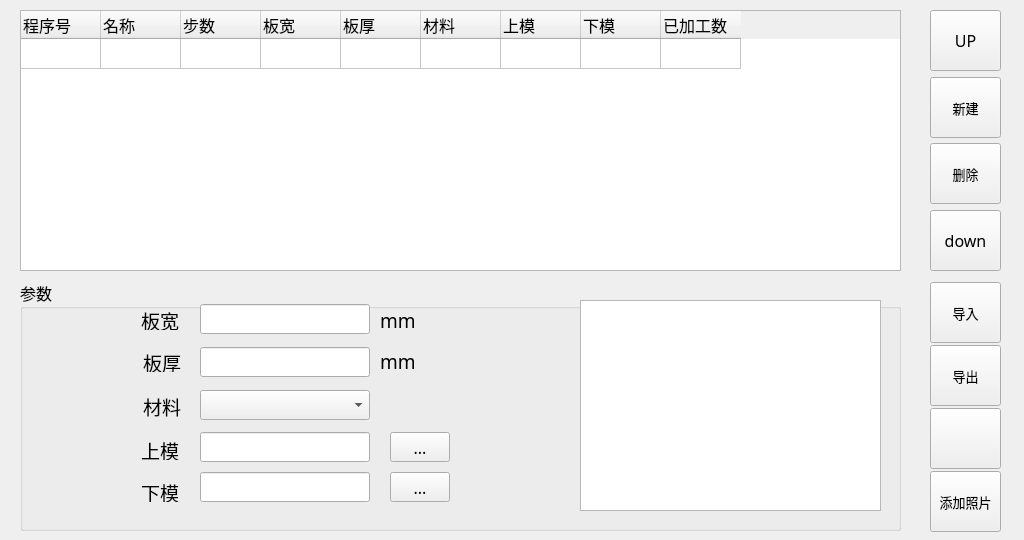
<?xml version="1.0" encoding="UTF-8"?>
<ui version="4.0">
 <class>Programdb</class>
 <widget class="QWidget" name="Programdb">
  <property name="geometry">
   <rect>
    <x>0</x>
    <y>0</y>
    <width>1024</width>
    <height>540</height>
   </rect>
  </property>
  <property name="font">
   <font>
    <family>文泉驿正黑</family>
    <pointsize>20</pointsize>
   </font>
  </property>
  <property name="cursor">
   <cursorShape>ArrowCursor</cursorShape>
  </property>
  <property name="windowTitle">
   <string>Form</string>
  </property>
  <widget class="QGroupBox" name="groupBox">
   <property name="geometry">
    <rect>
     <x>20</x>
     <y>280</y>
     <width>881</width>
     <height>251</height>
    </rect>
   </property>
   <property name="font">
    <font>
     <family>Sans Serif</family>
     <pointsize>12</pointsize>
    </font>
   </property>
   <property name="title">
    <string>参数</string>
   </property>
   <widget class="QLabel" name="label_boardThickness">
    <property name="geometry">
     <rect>
      <x>30</x>
      <y>72</y>
      <width>131</width>
      <height>20</height>
     </rect>
    </property>
    <property name="font">
     <font>
      <pointsize>14</pointsize>
     </font>
    </property>
    <property name="text">
     <string>板厚</string>
    </property>
    <property name="alignment">
     <set>Qt::AlignRight|Qt::AlignTrailing|Qt::AlignVCenter</set>
    </property>
   </widget>
   <widget class="QLabel" name="label_material">
    <property name="geometry">
     <rect>
      <x>30</x>
      <y>116</y>
      <width>131</width>
      <height>21</height>
     </rect>
    </property>
    <property name="font">
     <font>
      <pointsize>14</pointsize>
     </font>
    </property>
    <property name="text">
     <string>材料</string>
    </property>
    <property name="alignment">
     <set>Qt::AlignRight|Qt::AlignTrailing|Qt::AlignVCenter</set>
    </property>
   </widget>
   <widget class="QLabel" name="label_mould">
    <property name="geometry">
     <rect>
      <x>28</x>
      <y>160</y>
      <width>131</width>
      <height>20</height>
     </rect>
    </property>
    <property name="font">
     <font>
      <pointsize>14</pointsize>
     </font>
    </property>
    <property name="text">
     <string>上模</string>
    </property>
    <property name="alignment">
     <set>Qt::AlignRight|Qt::AlignTrailing|Qt::AlignVCenter</set>
    </property>
   </widget>
   <widget class="QLineEdit" name="lineEdit_P_boardThickness">
    <property name="geometry">
     <rect>
      <x>180</x>
      <y>67</y>
      <width>170</width>
      <height>30</height>
     </rect>
    </property>
    <property name="focusPolicy">
     <enum>Qt::ClickFocus</enum>
    </property>
    <property name="maxLength">
     <number>5</number>
    </property>
   </widget>
   <widget class="QLabel" name="label_19">
    <property name="geometry">
     <rect>
      <x>360</x>
      <y>74</y>
      <width>58</width>
      <height>15</height>
     </rect>
    </property>
    <property name="font">
     <font>
      <family>Sans Serif</family>
      <pointsize>14</pointsize>
     </font>
    </property>
    <property name="text">
     <string>mm</string>
    </property>
   </widget>
   <widget class="QLabel" name="label_mould_2">
    <property name="geometry">
     <rect>
      <x>28</x>
      <y>202</y>
      <width>131</width>
      <height>20</height>
     </rect>
    </property>
    <property name="font">
     <font>
      <pointsize>14</pointsize>
     </font>
    </property>
    <property name="text">
     <string>下模</string>
    </property>
    <property name="alignment">
     <set>Qt::AlignRight|Qt::AlignTrailing|Qt::AlignVCenter</set>
    </property>
   </widget>
   <widget class="QLineEdit" name="lineEdit_P_UpMolds">
    <property name="geometry">
     <rect>
      <x>180</x>
      <y>152</y>
      <width>170</width>
      <height>30</height>
     </rect>
    </property>
    <property name="focusPolicy">
     <enum>Qt::NoFocus</enum>
    </property>
    <property name="readOnly">
     <bool>true</bool>
    </property>
   </widget>
   <widget class="QLineEdit" name="lineEdit_P_LowerMolds">
    <property name="geometry">
     <rect>
      <x>180</x>
      <y>192</y>
      <width>170</width>
      <height>30</height>
     </rect>
    </property>
    <property name="focusPolicy">
     <enum>Qt::NoFocus</enum>
    </property>
    <property name="readOnly">
     <bool>true</bool>
    </property>
   </widget>
   <widget class="QPushButton" name="pushButton">
    <property name="geometry">
     <rect>
      <x>370</x>
      <y>152</y>
      <width>60</width>
      <height>30</height>
     </rect>
    </property>
    <property name="focusPolicy">
     <enum>Qt::NoFocus</enum>
    </property>
    <property name="text">
     <string>...</string>
    </property>
   </widget>
   <widget class="QPushButton" name="pushButton_2">
    <property name="geometry">
     <rect>
      <x>370</x>
      <y>192</y>
      <width>60</width>
      <height>30</height>
     </rect>
    </property>
    <property name="focusPolicy">
     <enum>Qt::NoFocus</enum>
    </property>
    <property name="text">
     <string>...</string>
    </property>
   </widget>
   <widget class="QComboBox" name="comboBox_P_material">
    <property name="geometry">
     <rect>
      <x>180</x>
      <y>110</y>
      <width>170</width>
      <height>30</height>
     </rect>
    </property>
    <property name="focusPolicy">
     <enum>Qt::WheelFocus</enum>
    </property>
    <property name="editable">
     <bool>false</bool>
    </property>
    <property name="currentIndex">
     <number>-1</number>
    </property>
    <property name="modelColumn">
     <number>0</number>
    </property>
   </widget>
   <widget class="QGraphicsView" name="graphicsView">
    <property name="geometry">
     <rect>
      <x>560</x>
      <y>20</y>
      <width>301</width>
      <height>211</height>
     </rect>
    </property>
   </widget>
   <widget class="QLineEdit" name="lineEdit_P_BoardWidth">
    <property name="geometry">
     <rect>
      <x>180</x>
      <y>24</y>
      <width>170</width>
      <height>30</height>
     </rect>
    </property>
    <property name="focusPolicy">
     <enum>Qt::ClickFocus</enum>
    </property>
   </widget>
   <widget class="QLabel" name="label_pic">
    <property name="geometry">
     <rect>
      <x>580</x>
      <y>40</y>
      <width>261</width>
      <height>171</height>
     </rect>
    </property>
    <property name="text">
     <string/>
    </property>
    <property name="pixmap">
     <pixmap resource="A66-appsrc.qrc">:/PIC/PIC/P01.jpg</pixmap>
    </property>
    <property name="scaledContents">
     <bool>true</bool>
    </property>
   </widget>
   <widget class="QLabel" name="label_mould_3">
    <property name="geometry">
     <rect>
      <x>28</x>
      <y>30</y>
      <width>131</width>
      <height>20</height>
     </rect>
    </property>
    <property name="font">
     <font>
      <pointsize>14</pointsize>
     </font>
    </property>
    <property name="text">
     <string>板宽</string>
    </property>
    <property name="alignment">
     <set>Qt::AlignRight|Qt::AlignTrailing|Qt::AlignVCenter</set>
    </property>
   </widget>
   <widget class="QLabel" name="label_20">
    <property name="geometry">
     <rect>
      <x>360</x>
      <y>30</y>
      <width>58</width>
      <height>21</height>
     </rect>
    </property>
    <property name="font">
     <font>
      <family>Sans Serif</family>
      <pointsize>14</pointsize>
     </font>
    </property>
    <property name="text">
     <string>mm</string>
    </property>
   </widget>
  </widget>
  <widget class="QTableWidget" name="tableWidget_Programdb">
   <property name="geometry">
    <rect>
     <x>20</x>
     <y>10</y>
     <width>881</width>
     <height>261</height>
    </rect>
   </property>
   <property name="sizePolicy">
    <sizepolicy hsizetype="Expanding" vsizetype="Expanding">
     <horstretch>0</horstretch>
     <verstretch>0</verstretch>
    </sizepolicy>
   </property>
   <property name="font">
    <font>
     <family>Sans Serif</family>
     <pointsize>12</pointsize>
    </font>
   </property>
   <property name="mouseTracking">
    <bool>true</bool>
   </property>
   <property name="acceptDrops">
    <bool>false</bool>
   </property>
   <property name="layoutDirection">
    <enum>Qt::LeftToRight</enum>
   </property>
   <property name="midLineWidth">
    <number>1</number>
   </property>
   <property name="verticalScrollBarPolicy">
    <enum>Qt::ScrollBarAsNeeded</enum>
   </property>
   <property name="horizontalScrollBarPolicy">
    <enum>Qt::ScrollBarAsNeeded</enum>
   </property>
   <property name="autoScroll">
    <bool>true</bool>
   </property>
   <property name="autoScrollMargin">
    <number>16</number>
   </property>
   <property name="editTriggers">
    <set>QAbstractItemView::NoEditTriggers</set>
   </property>
   <property name="tabKeyNavigation">
    <bool>true</bool>
   </property>
   <property name="showDropIndicator" stdset="0">
    <bool>true</bool>
   </property>
   <property name="dragEnabled">
    <bool>true</bool>
   </property>
   <property name="dragDropOverwriteMode">
    <bool>false</bool>
   </property>
   <property name="alternatingRowColors">
    <bool>false</bool>
   </property>
   <property name="selectionMode">
    <enum>QAbstractItemView::SingleSelection</enum>
   </property>
   <property name="selectionBehavior">
    <enum>QAbstractItemView::SelectRows</enum>
   </property>
   <property name="textElideMode">
    <enum>Qt::ElideRight</enum>
   </property>
   <property name="verticalScrollMode">
    <enum>QAbstractItemView::ScrollPerPixel</enum>
   </property>
   <property name="horizontalScrollMode">
    <enum>QAbstractItemView::ScrollPerPixel</enum>
   </property>
   <property name="gridStyle">
    <enum>Qt::SolidLine</enum>
   </property>
   <property name="sortingEnabled">
    <bool>false</bool>
   </property>
   <property name="rowCount">
    <number>1</number>
   </property>
   <property name="columnCount">
    <number>9</number>
   </property>
   <attribute name="horizontalHeaderVisible">
    <bool>true</bool>
   </attribute>
   <attribute name="horizontalHeaderCascadingSectionResizes">
    <bool>false</bool>
   </attribute>
   <attribute name="horizontalHeaderDefaultSectionSize">
    <number>80</number>
   </attribute>
   <attribute name="horizontalHeaderHighlightSections">
    <bool>true</bool>
   </attribute>
   <attribute name="horizontalHeaderMinimumSectionSize">
    <number>27</number>
   </attribute>
   <attribute name="horizontalHeaderShowSortIndicator" stdset="0">
    <bool>false</bool>
   </attribute>
   <attribute name="horizontalHeaderStretchLastSection">
    <bool>false</bool>
   </attribute>
   <attribute name="verticalHeaderVisible">
    <bool>false</bool>
   </attribute>
   <attribute name="verticalHeaderDefaultSectionSize">
    <number>30</number>
   </attribute>
   <attribute name="verticalHeaderShowSortIndicator" stdset="0">
    <bool>false</bool>
   </attribute>
   <row/>
   <column>
    <property name="text">
     <string>程序号</string>
    </property>
    <property name="font">
     <font>
      <family>Sans Serif</family>
      <pointsize>12</pointsize>
     </font>
    </property>
    <property name="textAlignment">
     <set>AlignLeft|AlignVCenter</set>
    </property>
   </column>
   <column>
    <property name="text">
     <string>名称</string>
    </property>
    <property name="font">
     <font>
      <pointsize>12</pointsize>
     </font>
    </property>
    <property name="textAlignment">
     <set>AlignLeft|AlignVCenter</set>
    </property>
   </column>
   <column>
    <property name="text">
     <string>步数</string>
    </property>
    <property name="font">
     <font>
      <family>Sans Serif</family>
      <pointsize>12</pointsize>
     </font>
    </property>
    <property name="textAlignment">
     <set>AlignLeft|AlignVCenter</set>
    </property>
   </column>
   <column>
    <property name="text">
     <string>板宽</string>
    </property>
    <property name="font">
     <font>
      <pointsize>12</pointsize>
     </font>
    </property>
    <property name="textAlignment">
     <set>AlignLeft|AlignVCenter</set>
    </property>
   </column>
   <column>
    <property name="text">
     <string>板厚</string>
    </property>
    <property name="font">
     <font>
      <family>Sans Serif</family>
      <pointsize>12</pointsize>
     </font>
    </property>
    <property name="textAlignment">
     <set>AlignLeft|AlignVCenter</set>
    </property>
   </column>
   <column>
    <property name="text">
     <string>材料</string>
    </property>
    <property name="font">
     <font>
      <family>Sans Serif</family>
      <pointsize>12</pointsize>
     </font>
    </property>
    <property name="textAlignment">
     <set>AlignLeft|AlignVCenter</set>
    </property>
   </column>
   <column>
    <property name="text">
     <string>上模</string>
    </property>
    <property name="font">
     <font>
      <family>Sans Serif</family>
      <pointsize>12</pointsize>
     </font>
    </property>
    <property name="textAlignment">
     <set>AlignLeft|AlignVCenter</set>
    </property>
   </column>
   <column>
    <property name="text">
     <string>下模</string>
    </property>
    <property name="font">
     <font>
      <family>Sans Serif</family>
      <pointsize>12</pointsize>
     </font>
    </property>
    <property name="textAlignment">
     <set>AlignLeft|AlignVCenter</set>
    </property>
   </column>
   <column>
    <property name="text">
     <string>已加工数</string>
    </property>
    <property name="font">
     <font>
      <family>Sans Serif</family>
      <pointsize>12</pointsize>
     </font>
    </property>
    <property name="textAlignment">
     <set>AlignLeft|AlignVCenter</set>
    </property>
   </column>
   <item row="0" column="0">
    <property name="text">
     <string/>
    </property>
    <property name="textAlignment">
     <set>AlignHCenter|AlignVCenter|AlignCenter</set>
    </property>
   </item>
  </widget>
  <widget class="QToolButton" name="pushButton_Left_2">
   <property name="geometry">
    <rect>
     <x>930</x>
     <y>77</y>
     <width>71</width>
     <height>61</height>
    </rect>
   </property>
   <property name="font">
    <font>
     <family>Sans Serif</family>
     <pointsize>10</pointsize>
    </font>
   </property>
   <property name="text">
    <string>新建</string>
   </property>
   <property name="icon">
    <iconset resource="A66-appsrc.qrc">
     <normaloff>:/ico/ICO/P1-NEW.png</normaloff>:/ico/ICO/P1-NEW.png</iconset>
   </property>
   <property name="iconSize">
    <size>
     <width>36</width>
     <height>36</height>
    </size>
   </property>
   <property name="toolButtonStyle">
    <enum>Qt::ToolButtonTextUnderIcon</enum>
   </property>
  </widget>
  <widget class="QToolButton" name="pushButton_Left_5">
   <property name="geometry">
    <rect>
     <x>930</x>
     <y>282</y>
     <width>71</width>
     <height>61</height>
    </rect>
   </property>
   <property name="font">
    <font>
     <family>Sans Serif</family>
     <pointsize>10</pointsize>
    </font>
   </property>
   <property name="text">
    <string>导入</string>
   </property>
   <property name="icon">
    <iconset resource="A66-appsrc.qrc">
     <normaloff>:/ico/ICO/P1-IMPORT.png</normaloff>:/ico/ICO/P1-IMPORT.png</iconset>
   </property>
   <property name="iconSize">
    <size>
     <width>36</width>
     <height>36</height>
    </size>
   </property>
   <property name="toolButtonStyle">
    <enum>Qt::ToolButtonTextUnderIcon</enum>
   </property>
  </widget>
  <widget class="QToolButton" name="pushButton_Left_6">
   <property name="geometry">
    <rect>
     <x>930</x>
     <y>345</y>
     <width>71</width>
     <height>61</height>
    </rect>
   </property>
   <property name="font">
    <font>
     <family>Sans Serif</family>
     <pointsize>10</pointsize>
    </font>
   </property>
   <property name="text">
    <string>导出</string>
   </property>
   <property name="icon">
    <iconset resource="A66-appsrc.qrc">
     <normaloff>:/ico/ICO/P1-OUTPORT.png</normaloff>:/ico/ICO/P1-OUTPORT.png</iconset>
   </property>
   <property name="iconSize">
    <size>
     <width>36</width>
     <height>36</height>
    </size>
   </property>
   <property name="toolButtonStyle">
    <enum>Qt::ToolButtonTextUnderIcon</enum>
   </property>
  </widget>
  <widget class="QToolButton" name="pushButton_Left_3">
   <property name="geometry">
    <rect>
     <x>930</x>
     <y>143</y>
     <width>71</width>
     <height>61</height>
    </rect>
   </property>
   <property name="font">
    <font>
     <family>Sans Serif</family>
     <pointsize>10</pointsize>
    </font>
   </property>
   <property name="text">
    <string>删除</string>
   </property>
   <property name="icon">
    <iconset resource="A66-appsrc.qrc">
     <normaloff>:/ico/ICO/P1-DEL.png</normaloff>:/ico/ICO/P1-DEL.png</iconset>
   </property>
   <property name="iconSize">
    <size>
     <width>36</width>
     <height>36</height>
    </size>
   </property>
   <property name="toolButtonStyle">
    <enum>Qt::ToolButtonTextUnderIcon</enum>
   </property>
  </widget>
  <widget class="QToolButton" name="pushButton_Left_8">
   <property name="geometry">
    <rect>
     <x>930</x>
     <y>471</y>
     <width>71</width>
     <height>61</height>
    </rect>
   </property>
   <property name="font">
    <font>
     <family>Sans Serif</family>
     <pointsize>10</pointsize>
    </font>
   </property>
   <property name="text">
    <string>添加照片</string>
   </property>
   <property name="icon">
    <iconset resource="A66-appsrc.qrc">
     <normaloff>:/ico/ICO/P1-PIC.png</normaloff>:/ico/ICO/P1-PIC.png</iconset>
   </property>
   <property name="iconSize">
    <size>
     <width>36</width>
     <height>36</height>
    </size>
   </property>
   <property name="toolButtonStyle">
    <enum>Qt::ToolButtonTextUnderIcon</enum>
   </property>
  </widget>
  <widget class="QToolButton" name="pushButton_Left_7">
   <property name="geometry">
    <rect>
     <x>930</x>
     <y>408</y>
     <width>71</width>
     <height>61</height>
    </rect>
   </property>
   <property name="font">
    <font>
     <family>Sans Serif</family>
     <pointsize>12</pointsize>
    </font>
   </property>
   <property name="text">
    <string/>
   </property>
   <property name="iconSize">
    <size>
     <width>36</width>
     <height>36</height>
    </size>
   </property>
   <property name="toolButtonStyle">
    <enum>Qt::ToolButtonTextUnderIcon</enum>
   </property>
  </widget>
  <widget class="QToolButton" name="pushButton_Left_1">
   <property name="geometry">
    <rect>
     <x>930</x>
     <y>10</y>
     <width>71</width>
     <height>61</height>
    </rect>
   </property>
   <property name="font">
    <font>
     <family>Sans Serif</family>
     <pointsize>12</pointsize>
    </font>
   </property>
   <property name="text">
    <string>UP</string>
   </property>
   <property name="icon">
    <iconset resource="A66-appsrc.qrc">
     <normaloff>:/ico/ICO/P2-UP.png</normaloff>:/ico/ICO/P2-UP.png</iconset>
   </property>
   <property name="iconSize">
    <size>
     <width>36</width>
     <height>36</height>
    </size>
   </property>
   <property name="toolButtonStyle">
    <enum>Qt::ToolButtonIconOnly</enum>
   </property>
  </widget>
  <widget class="QToolButton" name="pushButton_Left_4">
   <property name="geometry">
    <rect>
     <x>930</x>
     <y>210</y>
     <width>71</width>
     <height>61</height>
    </rect>
   </property>
   <property name="font">
    <font>
     <family>Sans Serif</family>
     <pointsize>12</pointsize>
    </font>
   </property>
   <property name="text">
    <string>down</string>
   </property>
   <property name="icon">
    <iconset resource="A66-appsrc.qrc">
     <normaloff>:/ico/ICO/P2-DOWN.png</normaloff>:/ico/ICO/P2-DOWN.png</iconset>
   </property>
   <property name="iconSize">
    <size>
     <width>36</width>
     <height>36</height>
    </size>
   </property>
  </widget>
 </widget>
 <resources>
  <include location="A66-appsrc.qrc"/>
 </resources>
 <connections/>
</ui>
